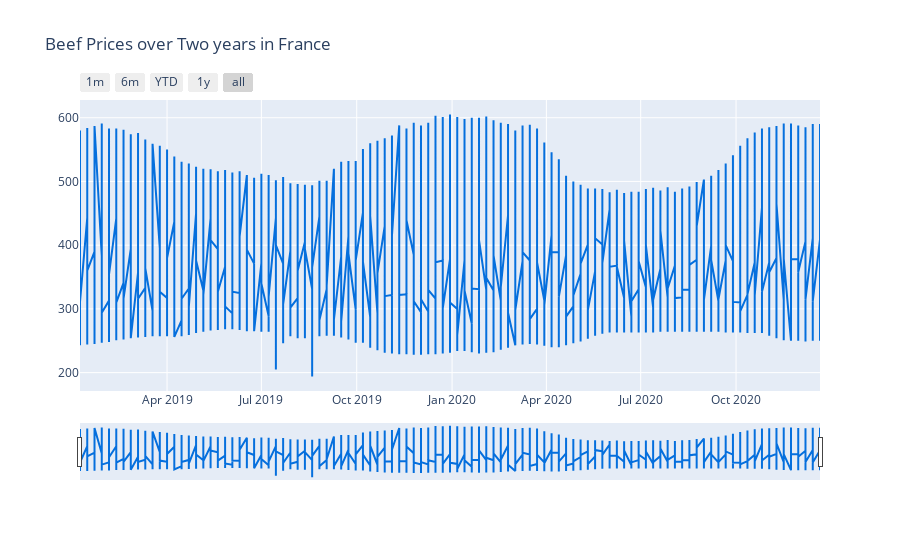

This figure's notebook cell:
### Code cell
timeseries("Beef Prices over Two years in France",df_dict['FR'].beginDate,df_dict['FR'].price,"#056FDD")

### Figure 1 — Plotly figure (JSON) as saved in the notebook; plotly's stock layout.template omitted (floating-point values rounded to 4 significant figures; data arrays with more than 128 entries replaced by an {"elided": "..."} marker saying what was removed)
{"data": [{"fillcolor": "#000000", "line": {"color": "#056FDD"}, "type": "scatter", "x": {"elided": "2849 str values"}, "y": {"elided": "2849 float values"}}], "layout": {"title": {"text": "Beef Prices over Two years in France"}, "xaxis": {"rangeselector": {"buttons": [{"count": 1, "label": "1m", "step": "month", "stepmode": "backward"}, {"count": 6, "label": "6m", "step": "month", "stepmode": "backward"}, {"count": 1, "label": "YTD", "step": "year", "stepmode": "todate"}, {"count": 1, "label": "1y", "step": "year", "stepmode": "backward"}, {"step": "all"}]}, "rangeslider": {"visible": true}, "type": "date"}}}
